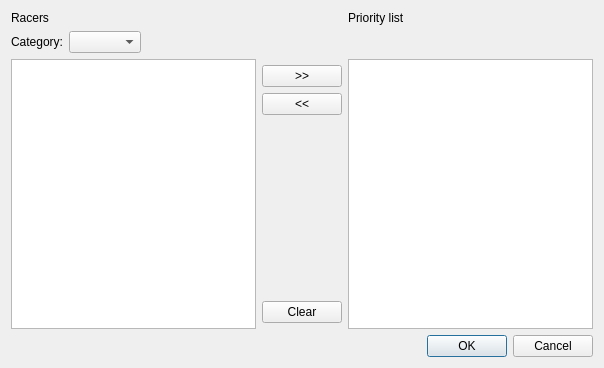
<?xml version="1.0" encoding="UTF-8"?>
<ui version="4.0">
 <class>PriorityList</class>
 <widget class="QDialog" name="PriorityList">
  <property name="windowModality">
   <enum>Qt::ApplicationModal</enum>
  </property>
  <property name="geometry">
   <rect>
    <x>0</x>
    <y>0</y>
    <width>604</width>
    <height>368</height>
   </rect>
  </property>
  <property name="focusPolicy">
   <enum>Qt::StrongFocus</enum>
  </property>
  <property name="windowTitle">
   <string>Priority List</string>
  </property>
  <property name="windowIcon">
   <iconset>
    <normaloff>../../Pinewood PC FULL PROJECT/Innovacio - Pinewood PC/A program es frameworkok/Pinewood PC project files/Saints.ico</normaloff>../../Pinewood PC FULL PROJECT/Innovacio - Pinewood PC/A program es frameworkok/Pinewood PC project files/Saints.ico</iconset>
  </property>
  <layout class="QGridLayout" name="gridLayout">
   <item row="4" column="2" rowspan="3">
    <widget class="QListWidget" name="listWidget"/>
   </item>
   <item row="5" column="1">
    <layout class="QVBoxLayout" name="verticalLayout">
     <item>
      <widget class="QPushButton" name="pushButton">
       <property name="text">
        <string>&gt;&gt;</string>
       </property>
      </widget>
     </item>
     <item>
      <widget class="QPushButton" name="pushButton_2">
       <property name="text">
        <string>&lt;&lt;</string>
       </property>
      </widget>
     </item>
     <item>
      <spacer name="verticalSpacer">
       <property name="orientation">
        <enum>Qt::Vertical</enum>
       </property>
       <property name="sizeHint" stdset="0">
        <size>
         <width>20</width>
         <height>40</height>
        </size>
       </property>
      </spacer>
     </item>
     <item>
      <widget class="QPushButton" name="pushButton_3">
       <property name="text">
        <string>Clear</string>
       </property>
      </widget>
     </item>
    </layout>
   </item>
   <item row="4" column="0" rowspan="3">
    <widget class="QListView" name="listView"/>
   </item>
   <item row="7" column="2">
    <widget class="QDialogButtonBox" name="buttonBox">
     <property name="orientation">
      <enum>Qt::Horizontal</enum>
     </property>
     <property name="standardButtons">
      <set>QDialogButtonBox::Cancel|QDialogButtonBox::Ok</set>
     </property>
    </widget>
   </item>
   <item row="0" column="0">
    <widget class="QLabel" name="label">
     <property name="text">
      <string>Racers</string>
     </property>
    </widget>
   </item>
   <item row="0" column="2">
    <widget class="QLabel" name="label_2">
     <property name="text">
      <string>Priority list</string>
     </property>
    </widget>
   </item>
   <item row="3" column="0" colspan="2">
    <layout class="QHBoxLayout" name="horizontalLayout">
     <item>
      <widget class="QLabel" name="label_3">
       <property name="text">
        <string>Category:</string>
       </property>
      </widget>
     </item>
     <item>
      <widget class="QComboBox" name="comboBox"/>
     </item>
     <item>
      <spacer name="horizontalSpacer">
       <property name="orientation">
        <enum>Qt::Horizontal</enum>
       </property>
       <property name="sizeHint" stdset="0">
        <size>
         <width>40</width>
         <height>20</height>
        </size>
       </property>
      </spacer>
     </item>
    </layout>
   </item>
  </layout>
 </widget>
 <resources/>
 <connections>
  <connection>
   <sender>buttonBox</sender>
   <signal>accepted()</signal>
   <receiver>PriorityList</receiver>
   <slot>accept()</slot>
   <hints>
    <hint type="sourcelabel">
     <x>248</x>
     <y>254</y>
    </hint>
    <hint type="destinationlabel">
     <x>157</x>
     <y>274</y>
    </hint>
   </hints>
  </connection>
  <connection>
   <sender>buttonBox</sender>
   <signal>rejected()</signal>
   <receiver>PriorityList</receiver>
   <slot>reject()</slot>
   <hints>
    <hint type="sourcelabel">
     <x>316</x>
     <y>260</y>
    </hint>
    <hint type="destinationlabel">
     <x>286</x>
     <y>274</y>
    </hint>
   </hints>
  </connection>
 </connections>
</ui>
